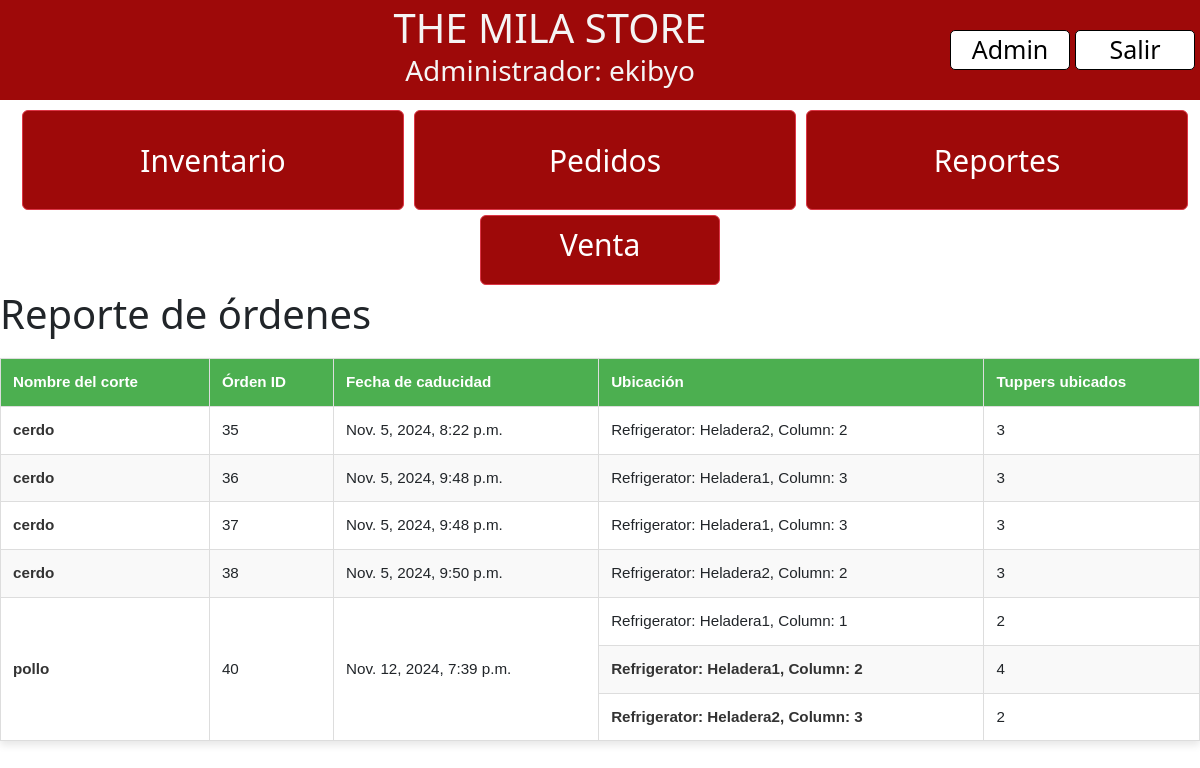
Screenshot of /expiration/ (signed in) with the database file from the repository.
### inventory/models.py (models this page shows, shortened)
class OrderAllocation(models.Model):
    order = models.ForeignKey(Order, related_name='allocations', on_delete=models.CASCADE)
    column = models.ForeignKey(Column, on_delete=models.CASCADE)
    tuppers_allocated = models.IntegerField()

class Order(models.Model):
    cut = models.ForeignKey(Cut, on_delete=models.CASCADE)
    tuppers_requested = models.IntegerField()
    created_at = models.DateTimeField(auto_now_add=True)
    tuppers_remaining = models.IntegerField()
    scheduled_date = models.DateTimeField(blank=True, null=True)
    expiration_date = models.DateTimeField(blank=True, null=True)

class Cut(models.Model):
    name = models.CharField(max_length=100, default='test')
    milas_per_tupper = models.IntegerField()
    reorder_threshold = models.IntegerField(default=10)
    reorder_tuppers = models.IntegerField(default=10)
    is_order_pending = models.BooleanField(default=False)
    color = ColorField(default='#FF0000')
    unit_price = models.DecimalField(max_digits=10, decimal_places=2, default=0.00)
    days_until_expiration = models.IntegerField(default=7)

class Column(models.Model):
    refrigerator = models.ForeignKey(Refrigerator, on_delete=models.CASCADE)
    def __str__(self):
        return f"Refrigerator: {self.refrigerator.name}, Column: {(list(Column.objects.filter(refrigerator=self.refrigerator).order_by('id').values_list('id', flat=True))).index(self.id) + 1}"

class Refrigerator(models.Model):
    name = models.CharField(max_length=100)

### inventory/views.py (the view)
# urls.py: path('expiration/', views.expiration_tracking_view, name='reports'),
def expiration_tracking_view(request):
    allocations = OrderAllocation.objects.select_related('order', 'order__cut', 'column').order_by('order__cut__name', 'order__expiration_date')
    grouped_allocations = defaultdict(list)
    for allocation in allocations:
        grouped_allocations[allocation.order.id].append(allocation)
    context = {
        'grouped_allocations': dict(grouped_allocations),  # Convert to regular dict for easier template access
    }
    return render(request, 'inventory/reports.html', context)

### inventory/templates/inventory/reports.html (shortened to what this page needs)
{% extends 'base.html' %}
{% load static %}
{% block css_files %}
    <link rel="stylesheet" href="{% static 'inventory/reports.css' %}">
{% endblock %}
{% block content %}
    <h1>Reporte de órdenes</h1>
    <table>
        <thead>
        <tr>
            <th>Nombre del corte</th>
            <th>Órden ID</th>
            <th>Fecha de caducidad</th>
            <th>Ubicación</th>
            <th>Tuppers ubicados</th>
        </tr>
        </thead>
        <tbody>
        {% for order_id, allocations in grouped_allocations.items %}
            {% if allocations %}
                <tr>
                    <td rowspan="{{ allocations|length }}">{{ allocations.0.order.cut.name }}</td>
                    <td rowspan="{{ allocations|length }}">{{ allocations.0.order.id }}</td>
                    <td rowspan="{{ allocations|length }}">{{ allocations.0.order.expiration_date }}</td>
                    <td>{{ allocations.0.column }}</td>
                    <td>{{ allocations.0.tuppers_allocated }}</td>
                </tr>
                {% for allocation in allocations|slice:"1:" %}
                    <tr>
                        <td>{{ allocation.column }}</td>
                        <td>{{ allocation.tuppers_allocated }}</td>
                    </tr>
                {% endfor %}
            {% endif %}
        {% endfor %}
        </tbody>
    </table>
{% endblock %}

### templates/base.html (shortened to what this page needs)
{% load static %}
<!DOCTYPE html>
<html lang="esp">
<head>
    <link href="https://cdn.jsdelivr.net/npm/bootstrap@5.3.3/dist/css/bootstrap.min.css" rel="stylesheet"
>
    <link rel="stylesheet" href="{% static "base.css" %}">
    {% block css_files %}{% endblock %}
</head>
<body>
    <header id="navbar">
        <div id="tit">
            <h1>THE MILA STORE </h1>
            <h3>{% if user.is_staff or user.is_superuser %}Administrador{% else %}Empleado{% endif %}: {{ user.username }}</h3>
        </div>
        {% if user.is_staff or user.is_superuser %}
            <a href="{% url 'admin:index' %}" id="secondary">Admin</a>
        {% endif %}
        <a href="{% url 'logout' %}" id="secondary">Salir</a>
    </header>
    <div class="container-fluid">
        <a href="{% url 'inventory' %}"><button type="button" class="btn btn-danger">Inventario</button></a>
        <a href="{% url 'orders' %}"><button type="button" class="btn btn-danger">Pedidos</button></a>
        <a href="{% url 'reports' %}"><button type="button" class="btn btn-danger">Reportes</button></a>
    </div>
    <div  class="centered-container" >
    <a href="{% url 'sell_milas' %}" id="ventanaventa" class="btn btn-danger venta" >Venta</a>
    </div>
        {% block content %}
    {% endblock %}
</body>
</html>

### static/base.css (style rules this page uses)
html,body { margin: 0; }
header { display: flex; align-items: center; justify-content: space-between; background-color:#9e0909; font-size: 30px; width: 100%; height: 100px; color: whitesmoke; }
.btn-danger { width:100%; height: 100px; font-size:30px; margin:5px; background-color:#9e0909; }
.container-fluid { width:100%; display:flex; flex-direction:row; }
.container-fluid a, button { width:40%; height: 100px; font-size:25px; margin:5px; }
#secondary { text-align: center; width: 10%; background-color: white; color: black; margin-right: 5px; font-size: 25px; border: 1px solid black; text-decoration: none; border-radius: 5px; transition: background-color 0.3s, color 0.3s; }
#tit { padding-left:150px; margin:auto; text-align: center; }
h1 { text-align: center; display: inline-block; margin: 0; }
.venta { width: 20%; height: 70px; background-color:#9e0909; margin-left:40%; color:white; font-size:30px; }
.centered-container { display: flex; }

### inventory/static/inventory/reports.css (style rules this page uses)
table { width: 100%; border-collapse: collapse; font-family: Arial, sans-serif; margin-top: 20px; box-shadow: 0 4px 8px rgba(0, 0, 0, 0.1); }
th, td { border: 1px solid #ddd; padding: 12px; text-align: left; font-size: 0.95em; }
th { background-color: #4CAF50; color: white; font-weight: bold; }
tr:nth-child(even) { background-color: #f9f9f9; }
td { vertical-align: middle; }
td:first-child { font-weight: bold; color: #333; }

### rows the page displays
OrderAllocation: order.name "cerdo", order "35", order.expiration_date "Nov. 5, 2024, 8:22 p.m.", column.name "Refrigerator: Heladera2, Column: 2", tuppers_allocated "3"
OrderAllocation: order.name "cerdo", order "36", order.expiration_date "Nov. 5, 2024, 9:48 p.m.", column.name "Refrigerator: Heladera1, Column: 3", tuppers_allocated "3"
OrderAllocation: order.name "cerdo", order "37", order.expiration_date "Nov. 5, 2024, 9:48 p.m.", column.name "Refrigerator: Heladera1, Column: 3", tuppers_allocated "3"
OrderAllocation: order.name "cerdo", order "38", order.expiration_date "Nov. 5, 2024, 9:50 p.m.", column.name "Refrigerator: Heladera2, Column: 2", tuppers_allocated "3"
OrderAllocation: order.name "pollo", order "40", order.expiration_date "Nov. 12, 2024, 7:39 p.m.", column.name "Refrigerator: Heladera1, Column: 1", tuppers_allocated "2"
OrderAllocation: column "Refrigerator: Heladera1, Column: 2", tuppers_allocated "4"
OrderAllocation: column "Refrigerator: Heladera2, Column: 3", tuppers_allocated "2"

### other values shown
{{ user.username }} "ekibyo"
